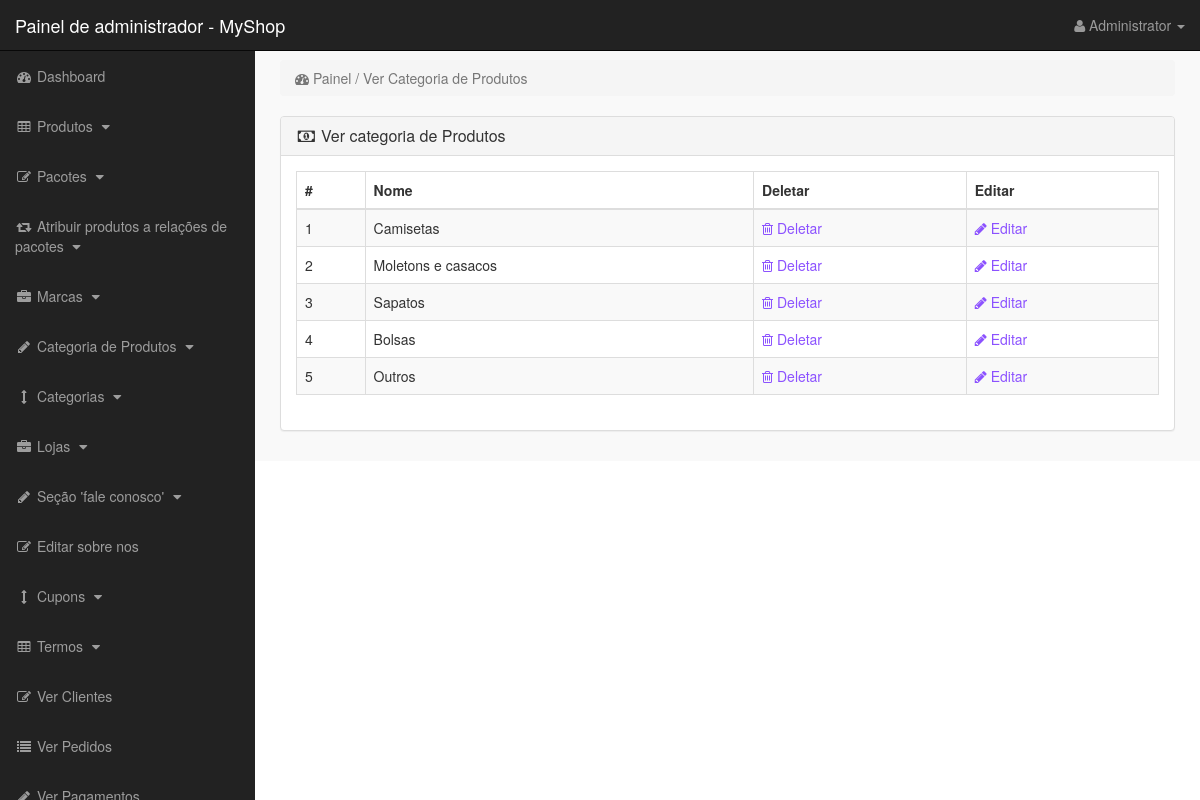
Screenshot of /admin_area/index.php?view_p_cats (signed in) with the database file from the repository.
### tables this page shows
CREATE TABLE IF NOT EXISTS `product_categories` (
  `p_cat_id` int(10) NOT NULL AUTO_INCREMENT,
  `p_cat_title` text NOT NULL,
  `p_cat_top` text NOT NULL,
  `p_cat_image` text NOT NULL,
  PRIMARY KEY (`p_cat_id`)
);

### admin_area/view_p_cats.php (the view)
<?php
if(!isset($_SESSION['admin_email'])){
echo "<script>window.open('login.php','_self')</script>";
}
else {
?>
<div class="row">
<div class="col-lg-12">
<ol class="breadcrumb">
<li class="active">
<i class="fa fa-dashboard"></i> Painel / Ver Categoria de Produtos
</li>
</ol>
</div>
</div>
<div class="row">
<div class="col-lg-12">
<div class="panel panel-default">
<div class="panel-heading">
<h3 class="panel-title">
<i class="fa fa-money fa-fw"> </i> Ver categoria de Produtos
</h3>
</div>
<div class="panel-body">
<div class="table-responsive">
<table class="table table-bordered table-hover table-striped">
<thead>
<tr>
<th>#</th>
<th>Nome</th>
<th>Deletar</th>
<th>Editar</th>
</tr>
</thead>
<tbody>
<?php
$i=0;
$get_p_cats = "select * from product_categories";
$run_p_cats = mysqli_query($con,$get_p_cats);
while($row_p_cats = mysqli_fetch_array($run_p_cats)){
$p_cat_id = $row_p_cats['p_cat_id'];
$p_cat_title = $row_p_cats['p_cat_title'];
$i++;
?>
<tr>
<td> <?php echo $i; ?> </td>
<td> <?php echo $p_cat_title; ?> </td>
<td>
<a href="index.php?delete_p_cat=<?php echo $p_cat_id; ?>">
<i class="fa fa-trash-o"></i> Deletar
</a>
</td>
<td>
<a href="index.php?edit_p_cat=<?php echo $p_cat_id; ?>">
<i class="fa fa-pencil"></i> Editar
</a>
</td>
</tr>
<?php } ?>
</tbody>
</table>
</div>
</div>
</div>
</div>
</div>
<?php } ?>

### admin_area/includes/sidebar.php (shortened to what this page needs)
<?php
if(!isset($_SESSION['admin_email'])){
echo "<script>window.open('login.php','_self')</script>";
}
else {
?>
<nav class="navbar navbar-inverse navbar-fixed-top" >
<div class="navbar-header" >
<a class="navbar-brand" href="index.php?dashboard" >Painel de administrador - MyShop</a>
</div>
<ul class="nav navbar-right top-nav" >
<li class="dropdown" >
<a href="#" class="dropdown-toggle" data-toggle="dropdown" >
<i class="fa fa-user" ></i>
<?php echo $admin_name; ?> <b class="caret" ></b>
</a>
</li>
</ul>
<div class="collapse navbar-collapse navbar-ex1-collapse">
<ul class="nav navbar-nav side-nav">
<li>
<a href="index.php?dashboard">
<i class="fa fa-fw fa-dashboard"></i> Dashboard
</a>
</li>
<li>
<a href="#" data-toggle="collapse" data-target="#products">
<i class="fa fa-fw fa-table"></i> Produtos
<i class="fa fa-fw fa-caret-down"></i>
</a>
</li>
<li>
<a href="#" data-toggle="collapse" data-target="#bundles">
<i class="fa fa-fw fa-edit"></i> Pacotes
<i class="fa fa-fw fa-caret-down"></i>
</a>
</li>
<li>
<a href="#" data-toggle="collapse" data-target="#relations">
<i class="fa fa-fw fa-retweet"></i> Atribuir produtos a relações de pacotes
<i class="fa fa-fw fa-caret-down"></i>
</a>
</li>
<li>
<a href="#" data-toggle="collapse" data-target="#manufacturers">
<i class="fa fa-fw fa-briefcase"></i> Marcas
<i class="fa fa-fw fa-caret-down"></i>
</a>
</li>
<li>
<a href="#" data-toggle="collapse" data-target="#p_cat">
<i class="fa fa-fw fa-pencil"></i> Categoria de Produtos
<i class="fa fa-fw fa-caret-down"></i>
</a>
</li>
<li>
<a href="#" data-toggle="collapse" data-target="#cat">
<i class="fa fa-fw fa-arrows-v"></i> Categorias
<i class="fa fa-fw fa-caret-down"></i>
</a>
</li>
<li>
<a href="#" data-toggle="collapse" data-target="#store">
<i class="fa fa-fw fa-briefcase"></i> Lojas
<i class="fa fa-fw fa-caret-down"></i>
</a>
</li>
<li>
<a href="#" data-toggle="collapse" data-target="#contact_us">
<i class="fa fa-fw fa-pencil"> </i> Seção 'fale conosco'
<i class="fa fa-fw fa-caret-down"></i>
</a>
</li>
<li>
<a href="index.php?edit_about_us">
<i class="fa fa-fw fa-edit"></i> Editar sobre nos
</a>
</li>
<li>
<a href="#" data-toggle="collapse" data-target="#coupons">
<i class="fa fa-fw fa-arrows-v"></i> Cupons
<i class="fa fa-fw fa-caret-down"></i>
</a>
</li>
<li>
<a href="#" data-toggle="collapse" data-target="#terms" >
<i class="fa fa-fw fa-table"></i> Termos
<i class="fa fa-fw fa-caret-down"></i>
</a>
</li>
<li>
<a href="index.php?view_customers">
<i class="fa fa-fw fa-edit"></i> Ver Clientes
</a>
</li>
<li>
<a href="index.php?view_orders">
<i class="fa fa-fw fa-list"></i> Ver Pedidos
</a>
</li>
<li>
<a href="index.php?view_payments">
<i class="fa fa-fw fa-pencil"></i> Ver Pagamentos
</a>
</li>
</ul>
</div>
</nav>
<?php } ?>

### admin_area/css/style.css (style rules this page uses)
body { margin-top:100px; }
@media (min-width: 768px) { body { margin-top:50px; } }
.top-nav { padding:0 15px; }
.top-nav>li { display:inline-block; float:left; }
.top-nav>li>a { padding-top:15px; padding-bottom:15px; line-height:20px; color:#999; }
@media (min-width: 768px) { .side-nav { position:fixed; top:51px; width:255px; border-radius:0; overflow-y:auto; background-color: #222; bottom:0; overflow-x:hidden; padding-bottom:40px; } }
@media (min-width: 768px) { .side-nav>li>a { width:255px; } }
.panel-body { border-radius:5px; }

### rows the page displays
product_categories: p_cat_title "Camisetas"
product_categories: p_cat_title "Moletons e casacos"
product_categories: p_cat_title "Sapatos"
product_categories: p_cat_title "Bolsas"
product_categories: p_cat_title "Outros"

### other values shown
$admin_name "Administrator"
